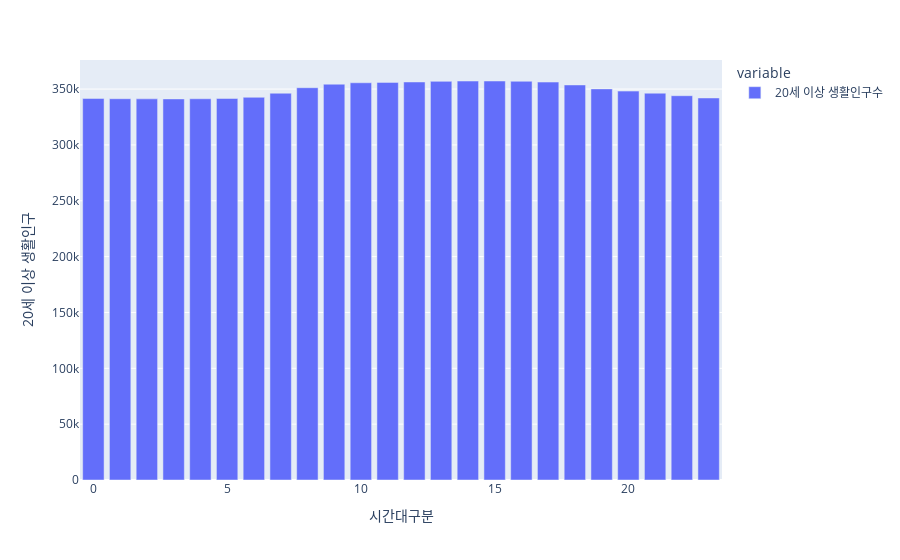

Source (notebook cell):
### Code cell
fig = px.bar(data_frame=data_over_20.iloc[:, [1, 4, 5]].groupby('시간대구분').mean(),
            labels={'value': '20세 이상 생활인구'})
fig.update_layout(xaxis={'categoryorder':'total descending'})
fig.show()

### Figure 1 — Plotly figure (JSON) as saved in the notebook; plotly's stock layout.template omitted (floating-point values rounded to 4 significant figures)
{"data": [{"alignmentgroup": "True", "hovertemplate": "variable=20세 이상 생활인구수<br>시간대구분=%{x}<br>20세 이상 생활인구=%{y}<extra></extra>", "legendgroup": "20세 이상 생활인구수", "marker": {"color": "#636efa", "pattern": {"shape": ""}}, "name": "20세 이상 생활인구수", "offsetgroup": "20세 이상 생활인구수", "orientation": "v", "showlegend": true, "textposition": "auto", "type": "bar", "x": [0, 1, 2, 3, 4, 5, 6, 7, 8, 9, 10, 11, 12, 13, 14, 15, 16, 17, 18, 19, 20, 21, 22, 23], "xaxis": "x", "y": [341600.0, 341300.0, 341200.0, 341200.0, 341300.0, 341600.0, 342600.0, 346300.0, 351200.0, 354400.0, 355600.0, 356000.0, 356400.0, 356900.0, 357200.0, 357200.0, 357000.0, 356300.0, 353700.0, 350200.0, 348200.0, 346300.0, 344000.0, 342000.0], "yaxis": "y"}], "layout": {"barmode": "relative", "legend": {"title": {"text": "variable"}, "tracegroupgap": 0}, "margin": {"t": 60}, "xaxis": {"anchor": "y", "categoryorder": "total descending", "domain": [0, 1], "title": {"text": "시간대구분"}}, "yaxis": {"anchor": "x", "domain": [0, 1], "title": {"text": "20세 이상 생활인구"}}}}
